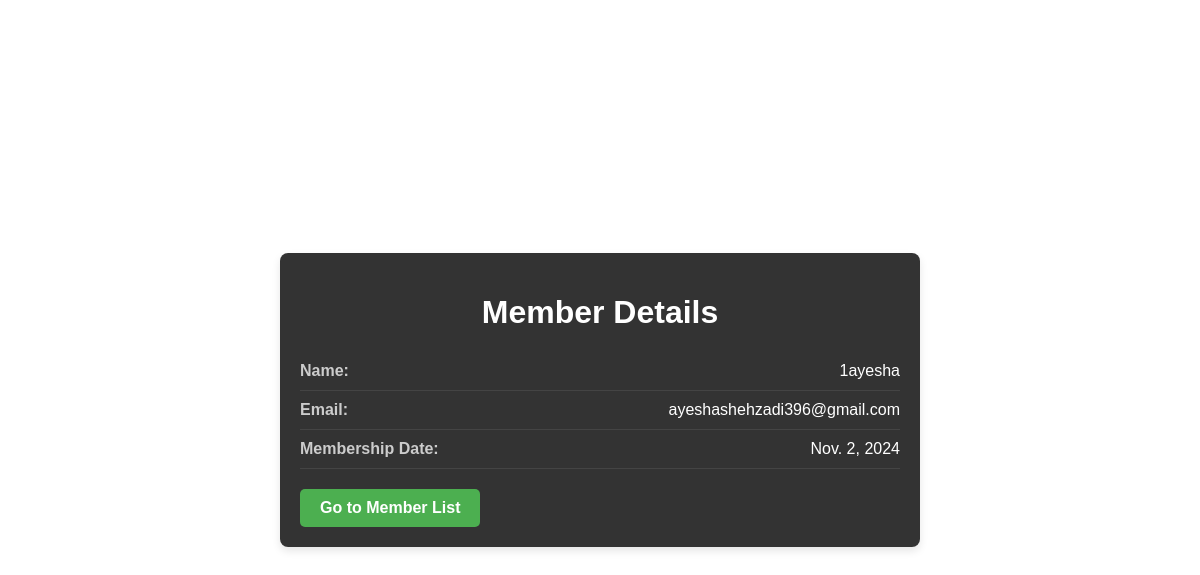
The app's page /members/1/ with its own data.
### library/models.py (models this page shows, shortened)
class Member(models.Model):
    name = models.CharField(max_length=100)
    email = models.EmailField(unique=True)
    membership_date = models.DateField()

### library/views.py (the view)
# urls.py: path('members/<int:member_id>/', views.member_detail, name='member_detail'),
def member_detail(request, member_id):
    member = get_object_or_404(Member, id=member_id)
    return render(request, 'member_detail.html', {'member': member})

### templates/member_detail.html (shortened to what this page needs)
<!DOCTYPE html>
<html lang="en">
<head>
</head>
<body>
<div class="container">
    <h1>Member Details</h1>
    <div class="details">
        <div class="detail-row">
            <span class="detail-label">Name:</span>
            <span>{{ member.name }}</span>
        </div>
        <div class="detail-row">
            <span class="detail-label">Email:</span>
            <span>{{ member.email }}</span>
        </div>
        <div class="detail-row">
            <span class="detail-label">Membership Date:</span>
            <span>{{ member.membership_date }}</span>
        </div>
    </div>
    <a href="{% url 'member_list' %}" class="back-link">Go to Member List</a>
</div>
</body>
</html>

### templates/member_detail.html (style rules this page uses)
body { font-family: Arial, sans-serif; display: flex; justify-content: center; align-items: center; height: 100vh; margin: 0; background: url('https://i.pinimg.com/736x/56/e3/1c/56e31cbf6c07589fa58cf7691aaf3059.jpg') no-repeat center center fixed; background-size: cover; color: #fff; }
.container { background-color: rgba(0, 0, 0, 0.8); padding: 20px; border-radius: 8px; box-shadow: 0 4px 8px rgba(0, 0, 0, 0.1); width: 50%; max-width: 600px; color: #fff; }
h1 { text-align: center; color: #fff; }
.details { margin-top: 20px; }
.detail-row { display: flex; justify-content: space-between; padding: 10px 0; border-bottom: 1px solid #444; }
.detail-label { font-weight: bold; color: #ccc; }
.back-link { display: inline-block; text-align: center; margin-top: 20px; padding: 10px 20px; background-color: #4CAF50; color: #fff; font-weight: bold; border-radius: 5px; text-decoration: none; transition: background-color 0.3s ease, transform 0.2s ease; }

### records on screen
Member: name "1ayesha", email "ayeshashehzadi396@gmail.com", membership_date "Nov. 2, 2024"
